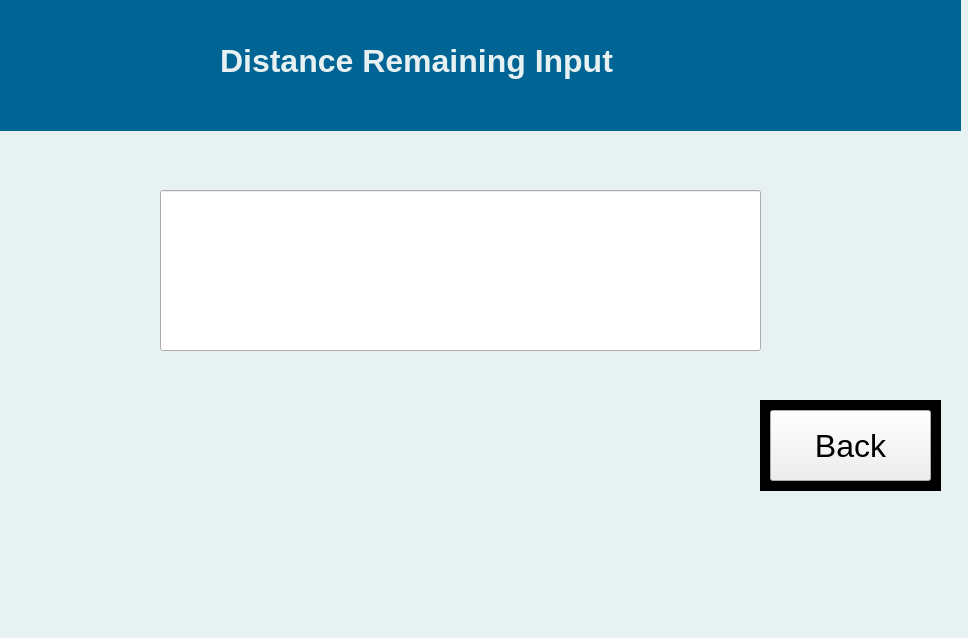
<?xml version="1.0" encoding="UTF-8"?>
<ui version="4.0">
 <class>Form</class>
 <widget class="QWidget" name="Form">
  <property name="geometry">
   <rect>
    <x>0</x>
    <y>0</y>
    <width>968</width>
    <height>638</height>
   </rect>
  </property>
  <property name="windowTitle">
   <string>Form</string>
  </property>
  <widget class="QLabel" name="label">
   <property name="geometry">
    <rect>
     <x>0</x>
     <y>-10</y>
     <width>2141</width>
     <height>1421</height>
    </rect>
   </property>
   <property name="palette">
    <palette>
     <active>
      <colorrole role="WindowText">
       <brush brushstyle="SolidPattern">
        <color alpha="255">
         <red>0</red>
         <green>0</green>
         <blue>0</blue>
        </color>
       </brush>
      </colorrole>
      <colorrole role="Button">
       <brush brushstyle="SolidPattern">
        <color alpha="255">
         <red>232</red>
         <green>241</green>
         <blue>242</blue>
        </color>
       </brush>
      </colorrole>
      <colorrole role="Light">
       <brush brushstyle="SolidPattern">
        <color alpha="255">
         <red>255</red>
         <green>255</green>
         <blue>255</blue>
        </color>
       </brush>
      </colorrole>
      <colorrole role="Midlight">
       <brush brushstyle="SolidPattern">
        <color alpha="255">
         <red>243</red>
         <green>248</green>
         <blue>248</blue>
        </color>
       </brush>
      </colorrole>
      <colorrole role="Dark">
       <brush brushstyle="SolidPattern">
        <color alpha="255">
         <red>116</red>
         <green>120</green>
         <blue>121</blue>
        </color>
       </brush>
      </colorrole>
      <colorrole role="Mid">
       <brush brushstyle="SolidPattern">
        <color alpha="255">
         <red>155</red>
         <green>161</green>
         <blue>161</blue>
        </color>
       </brush>
      </colorrole>
      <colorrole role="Text">
       <brush brushstyle="SolidPattern">
        <color alpha="255">
         <red>0</red>
         <green>0</green>
         <blue>0</blue>
        </color>
       </brush>
      </colorrole>
      <colorrole role="BrightText">
       <brush brushstyle="SolidPattern">
        <color alpha="255">
         <red>255</red>
         <green>255</green>
         <blue>255</blue>
        </color>
       </brush>
      </colorrole>
      <colorrole role="ButtonText">
       <brush brushstyle="SolidPattern">
        <color alpha="255">
         <red>0</red>
         <green>0</green>
         <blue>0</blue>
        </color>
       </brush>
      </colorrole>
      <colorrole role="Base">
       <brush brushstyle="SolidPattern">
        <color alpha="255">
         <red>255</red>
         <green>255</green>
         <blue>255</blue>
        </color>
       </brush>
      </colorrole>
      <colorrole role="Window">
       <brush brushstyle="SolidPattern">
        <color alpha="255">
         <red>232</red>
         <green>241</green>
         <blue>242</blue>
        </color>
       </brush>
      </colorrole>
      <colorrole role="Shadow">
       <brush brushstyle="SolidPattern">
        <color alpha="255">
         <red>0</red>
         <green>0</green>
         <blue>0</blue>
        </color>
       </brush>
      </colorrole>
      <colorrole role="Highlight">
       <brush brushstyle="SolidPattern">
        <color alpha="255">
         <red>255</red>
         <green>0</green>
         <blue>0</blue>
        </color>
       </brush>
      </colorrole>
      <colorrole role="AlternateBase">
       <brush brushstyle="SolidPattern">
        <color alpha="255">
         <red>243</red>
         <green>248</green>
         <blue>248</blue>
        </color>
       </brush>
      </colorrole>
      <colorrole role="ToolTipBase">
       <brush brushstyle="SolidPattern">
        <color alpha="255">
         <red>255</red>
         <green>255</green>
         <blue>220</blue>
        </color>
       </brush>
      </colorrole>
      <colorrole role="ToolTipText">
       <brush brushstyle="SolidPattern">
        <color alpha="255">
         <red>0</red>
         <green>0</green>
         <blue>0</blue>
        </color>
       </brush>
      </colorrole>
     </active>
     <inactive>
      <colorrole role="WindowText">
       <brush brushstyle="SolidPattern">
        <color alpha="255">
         <red>0</red>
         <green>0</green>
         <blue>0</blue>
        </color>
       </brush>
      </colorrole>
      <colorrole role="Button">
       <brush brushstyle="SolidPattern">
        <color alpha="255">
         <red>232</red>
         <green>241</green>
         <blue>242</blue>
        </color>
       </brush>
      </colorrole>
      <colorrole role="Light">
       <brush brushstyle="SolidPattern">
        <color alpha="255">
         <red>255</red>
         <green>255</green>
         <blue>255</blue>
        </color>
       </brush>
      </colorrole>
      <colorrole role="Midlight">
       <brush brushstyle="SolidPattern">
        <color alpha="255">
         <red>243</red>
         <green>248</green>
         <blue>248</blue>
        </color>
       </brush>
      </colorrole>
      <colorrole role="Dark">
       <brush brushstyle="SolidPattern">
        <color alpha="255">
         <red>116</red>
         <green>120</green>
         <blue>121</blue>
        </color>
       </brush>
      </colorrole>
      <colorrole role="Mid">
       <brush brushstyle="SolidPattern">
        <color alpha="255">
         <red>155</red>
         <green>161</green>
         <blue>161</blue>
        </color>
       </brush>
      </colorrole>
      <colorrole role="Text">
       <brush brushstyle="SolidPattern">
        <color alpha="255">
         <red>0</red>
         <green>0</green>
         <blue>0</blue>
        </color>
       </brush>
      </colorrole>
      <colorrole role="BrightText">
       <brush brushstyle="SolidPattern">
        <color alpha="255">
         <red>255</red>
         <green>255</green>
         <blue>255</blue>
        </color>
       </brush>
      </colorrole>
      <colorrole role="ButtonText">
       <brush brushstyle="SolidPattern">
        <color alpha="255">
         <red>0</red>
         <green>0</green>
         <blue>0</blue>
        </color>
       </brush>
      </colorrole>
      <colorrole role="Base">
       <brush brushstyle="SolidPattern">
        <color alpha="255">
         <red>255</red>
         <green>255</green>
         <blue>255</blue>
        </color>
       </brush>
      </colorrole>
      <colorrole role="Window">
       <brush brushstyle="SolidPattern">
        <color alpha="255">
         <red>232</red>
         <green>241</green>
         <blue>242</blue>
        </color>
       </brush>
      </colorrole>
      <colorrole role="Shadow">
       <brush brushstyle="SolidPattern">
        <color alpha="255">
         <red>0</red>
         <green>0</green>
         <blue>0</blue>
        </color>
       </brush>
      </colorrole>
      <colorrole role="Highlight">
       <brush brushstyle="SolidPattern">
        <color alpha="255">
         <red>255</red>
         <green>0</green>
         <blue>0</blue>
        </color>
       </brush>
      </colorrole>
      <colorrole role="AlternateBase">
       <brush brushstyle="SolidPattern">
        <color alpha="255">
         <red>243</red>
         <green>248</green>
         <blue>248</blue>
        </color>
       </brush>
      </colorrole>
      <colorrole role="ToolTipBase">
       <brush brushstyle="SolidPattern">
        <color alpha="255">
         <red>255</red>
         <green>255</green>
         <blue>220</blue>
        </color>
       </brush>
      </colorrole>
      <colorrole role="ToolTipText">
       <brush brushstyle="SolidPattern">
        <color alpha="255">
         <red>0</red>
         <green>0</green>
         <blue>0</blue>
        </color>
       </brush>
      </colorrole>
     </inactive>
     <disabled>
      <colorrole role="WindowText">
       <brush brushstyle="SolidPattern">
        <color alpha="255">
         <red>116</red>
         <green>120</green>
         <blue>121</blue>
        </color>
       </brush>
      </colorrole>
      <colorrole role="Button">
       <brush brushstyle="SolidPattern">
        <color alpha="255">
         <red>232</red>
         <green>241</green>
         <blue>242</blue>
        </color>
       </brush>
      </colorrole>
      <colorrole role="Light">
       <brush brushstyle="SolidPattern">
        <color alpha="255">
         <red>255</red>
         <green>255</green>
         <blue>255</blue>
        </color>
       </brush>
      </colorrole>
      <colorrole role="Midlight">
       <brush brushstyle="SolidPattern">
        <color alpha="255">
         <red>243</red>
         <green>248</green>
         <blue>248</blue>
        </color>
       </brush>
      </colorrole>
      <colorrole role="Dark">
       <brush brushstyle="SolidPattern">
        <color alpha="255">
         <red>116</red>
         <green>120</green>
         <blue>121</blue>
        </color>
       </brush>
      </colorrole>
      <colorrole role="Mid">
       <brush brushstyle="SolidPattern">
        <color alpha="255">
         <red>155</red>
         <green>161</green>
         <blue>161</blue>
        </color>
       </brush>
      </colorrole>
      <colorrole role="Text">
       <brush brushstyle="SolidPattern">
        <color alpha="255">
         <red>116</red>
         <green>120</green>
         <blue>121</blue>
        </color>
       </brush>
      </colorrole>
      <colorrole role="BrightText">
       <brush brushstyle="SolidPattern">
        <color alpha="255">
         <red>255</red>
         <green>255</green>
         <blue>255</blue>
        </color>
       </brush>
      </colorrole>
      <colorrole role="ButtonText">
       <brush brushstyle="SolidPattern">
        <color alpha="255">
         <red>116</red>
         <green>120</green>
         <blue>121</blue>
        </color>
       </brush>
      </colorrole>
      <colorrole role="Base">
       <brush brushstyle="SolidPattern">
        <color alpha="255">
         <red>232</red>
         <green>241</green>
         <blue>242</blue>
        </color>
       </brush>
      </colorrole>
      <colorrole role="Window">
       <brush brushstyle="SolidPattern">
        <color alpha="255">
         <red>232</red>
         <green>241</green>
         <blue>242</blue>
        </color>
       </brush>
      </colorrole>
      <colorrole role="Shadow">
       <brush brushstyle="SolidPattern">
        <color alpha="255">
         <red>0</red>
         <green>0</green>
         <blue>0</blue>
        </color>
       </brush>
      </colorrole>
      <colorrole role="Highlight">
       <brush brushstyle="SolidPattern">
        <color alpha="255">
         <red>0</red>
         <green>120</green>
         <blue>215</blue>
        </color>
       </brush>
      </colorrole>
      <colorrole role="AlternateBase">
       <brush brushstyle="SolidPattern">
        <color alpha="255">
         <red>232</red>
         <green>241</green>
         <blue>242</blue>
        </color>
       </brush>
      </colorrole>
      <colorrole role="ToolTipBase">
       <brush brushstyle="SolidPattern">
        <color alpha="255">
         <red>255</red>
         <green>255</green>
         <blue>220</blue>
        </color>
       </brush>
      </colorrole>
      <colorrole role="ToolTipText">
       <brush brushstyle="SolidPattern">
        <color alpha="255">
         <red>0</red>
         <green>0</green>
         <blue>0</blue>
        </color>
       </brush>
      </colorrole>
     </disabled>
    </palette>
   </property>
   <property name="autoFillBackground">
    <bool>true</bool>
   </property>
   <property name="styleSheet">
    <string notr="true"/>
   </property>
   <property name="text">
    <string/>
   </property>
  </widget>
  <widget class="QLineEdit" name="lineEdit">
   <property name="geometry">
    <rect>
     <x>160</x>
     <y>190</y>
     <width>601</width>
     <height>161</height>
    </rect>
   </property>
   <property name="font">
    <font>
     <pointsize>48</pointsize>
    </font>
   </property>
   <property name="text">
    <string/>
   </property>
  </widget>
  <widget class="QLabel" name="label_22">
   <property name="geometry">
    <rect>
     <x>-10</x>
     <y>0</y>
     <width>971</width>
     <height>131</height>
    </rect>
   </property>
   <property name="palette">
    <palette>
     <active>
      <colorrole role="WindowText">
       <brush brushstyle="SolidPattern">
        <color alpha="255">
         <red>0</red>
         <green>0</green>
         <blue>0</blue>
        </color>
       </brush>
      </colorrole>
      <colorrole role="Button">
       <brush brushstyle="SolidPattern">
        <color alpha="255">
         <red>0</red>
         <green>100</green>
         <blue>148</blue>
        </color>
       </brush>
      </colorrole>
      <colorrole role="Light">
       <brush brushstyle="SolidPattern">
        <color alpha="255">
         <red>0</red>
         <green>150</green>
         <blue>222</blue>
        </color>
       </brush>
      </colorrole>
      <colorrole role="Midlight">
       <brush brushstyle="SolidPattern">
        <color alpha="255">
         <red>0</red>
         <green>125</green>
         <blue>185</blue>
        </color>
       </brush>
      </colorrole>
      <colorrole role="Dark">
       <brush brushstyle="SolidPattern">
        <color alpha="255">
         <red>0</red>
         <green>50</green>
         <blue>74</blue>
        </color>
       </brush>
      </colorrole>
      <colorrole role="Mid">
       <brush brushstyle="SolidPattern">
        <color alpha="255">
         <red>0</red>
         <green>66</green>
         <blue>99</blue>
        </color>
       </brush>
      </colorrole>
      <colorrole role="Text">
       <brush brushstyle="SolidPattern">
        <color alpha="255">
         <red>0</red>
         <green>0</green>
         <blue>0</blue>
        </color>
       </brush>
      </colorrole>
      <colorrole role="BrightText">
       <brush brushstyle="SolidPattern">
        <color alpha="255">
         <red>255</red>
         <green>255</green>
         <blue>255</blue>
        </color>
       </brush>
      </colorrole>
      <colorrole role="ButtonText">
       <brush brushstyle="SolidPattern">
        <color alpha="255">
         <red>0</red>
         <green>0</green>
         <blue>0</blue>
        </color>
       </brush>
      </colorrole>
      <colorrole role="Base">
       <brush brushstyle="SolidPattern">
        <color alpha="255">
         <red>255</red>
         <green>255</green>
         <blue>255</blue>
        </color>
       </brush>
      </colorrole>
      <colorrole role="Window">
       <brush brushstyle="SolidPattern">
        <color alpha="255">
         <red>0</red>
         <green>100</green>
         <blue>148</blue>
        </color>
       </brush>
      </colorrole>
      <colorrole role="Shadow">
       <brush brushstyle="SolidPattern">
        <color alpha="255">
         <red>0</red>
         <green>0</green>
         <blue>0</blue>
        </color>
       </brush>
      </colorrole>
      <colorrole role="AlternateBase">
       <brush brushstyle="SolidPattern">
        <color alpha="255">
         <red>127</red>
         <green>177</green>
         <blue>201</blue>
        </color>
       </brush>
      </colorrole>
      <colorrole role="ToolTipBase">
       <brush brushstyle="SolidPattern">
        <color alpha="255">
         <red>255</red>
         <green>255</green>
         <blue>220</blue>
        </color>
       </brush>
      </colorrole>
      <colorrole role="ToolTipText">
       <brush brushstyle="SolidPattern">
        <color alpha="255">
         <red>0</red>
         <green>0</green>
         <blue>0</blue>
        </color>
       </brush>
      </colorrole>
     </active>
     <inactive>
      <colorrole role="WindowText">
       <brush brushstyle="SolidPattern">
        <color alpha="255">
         <red>0</red>
         <green>0</green>
         <blue>0</blue>
        </color>
       </brush>
      </colorrole>
      <colorrole role="Button">
       <brush brushstyle="SolidPattern">
        <color alpha="255">
         <red>0</red>
         <green>100</green>
         <blue>148</blue>
        </color>
       </brush>
      </colorrole>
      <colorrole role="Light">
       <brush brushstyle="SolidPattern">
        <color alpha="255">
         <red>0</red>
         <green>150</green>
         <blue>222</blue>
        </color>
       </brush>
      </colorrole>
      <colorrole role="Midlight">
       <brush brushstyle="SolidPattern">
        <color alpha="255">
         <red>0</red>
         <green>125</green>
         <blue>185</blue>
        </color>
       </brush>
      </colorrole>
      <colorrole role="Dark">
       <brush brushstyle="SolidPattern">
        <color alpha="255">
         <red>0</red>
         <green>50</green>
         <blue>74</blue>
        </color>
       </brush>
      </colorrole>
      <colorrole role="Mid">
       <brush brushstyle="SolidPattern">
        <color alpha="255">
         <red>0</red>
         <green>66</green>
         <blue>99</blue>
        </color>
       </brush>
      </colorrole>
      <colorrole role="Text">
       <brush brushstyle="SolidPattern">
        <color alpha="255">
         <red>0</red>
         <green>0</green>
         <blue>0</blue>
        </color>
       </brush>
      </colorrole>
      <colorrole role="BrightText">
       <brush brushstyle="SolidPattern">
        <color alpha="255">
         <red>255</red>
         <green>255</green>
         <blue>255</blue>
        </color>
       </brush>
      </colorrole>
      <colorrole role="ButtonText">
       <brush brushstyle="SolidPattern">
        <color alpha="255">
         <red>0</red>
         <green>0</green>
         <blue>0</blue>
        </color>
       </brush>
      </colorrole>
      <colorrole role="Base">
       <brush brushstyle="SolidPattern">
        <color alpha="255">
         <red>255</red>
         <green>255</green>
         <blue>255</blue>
        </color>
       </brush>
      </colorrole>
      <colorrole role="Window">
       <brush brushstyle="SolidPattern">
        <color alpha="255">
         <red>0</red>
         <green>100</green>
         <blue>148</blue>
        </color>
       </brush>
      </colorrole>
      <colorrole role="Shadow">
       <brush brushstyle="SolidPattern">
        <color alpha="255">
         <red>0</red>
         <green>0</green>
         <blue>0</blue>
        </color>
       </brush>
      </colorrole>
      <colorrole role="AlternateBase">
       <brush brushstyle="SolidPattern">
        <color alpha="255">
         <red>127</red>
         <green>177</green>
         <blue>201</blue>
        </color>
       </brush>
      </colorrole>
      <colorrole role="ToolTipBase">
       <brush brushstyle="SolidPattern">
        <color alpha="255">
         <red>255</red>
         <green>255</green>
         <blue>220</blue>
        </color>
       </brush>
      </colorrole>
      <colorrole role="ToolTipText">
       <brush brushstyle="SolidPattern">
        <color alpha="255">
         <red>0</red>
         <green>0</green>
         <blue>0</blue>
        </color>
       </brush>
      </colorrole>
     </inactive>
     <disabled>
      <colorrole role="WindowText">
       <brush brushstyle="SolidPattern">
        <color alpha="255">
         <red>0</red>
         <green>50</green>
         <blue>74</blue>
        </color>
       </brush>
      </colorrole>
      <colorrole role="Button">
       <brush brushstyle="SolidPattern">
        <color alpha="255">
         <red>0</red>
         <green>100</green>
         <blue>148</blue>
        </color>
       </brush>
      </colorrole>
      <colorrole role="Light">
       <brush brushstyle="SolidPattern">
        <color alpha="255">
         <red>0</red>
         <green>150</green>
         <blue>222</blue>
        </color>
       </brush>
      </colorrole>
      <colorrole role="Midlight">
       <brush brushstyle="SolidPattern">
        <color alpha="255">
         <red>0</red>
         <green>125</green>
         <blue>185</blue>
        </color>
       </brush>
      </colorrole>
      <colorrole role="Dark">
       <brush brushstyle="SolidPattern">
        <color alpha="255">
         <red>0</red>
         <green>50</green>
         <blue>74</blue>
        </color>
       </brush>
      </colorrole>
      <colorrole role="Mid">
       <brush brushstyle="SolidPattern">
        <color alpha="255">
         <red>0</red>
         <green>66</green>
         <blue>99</blue>
        </color>
       </brush>
      </colorrole>
      <colorrole role="Text">
       <brush brushstyle="SolidPattern">
        <color alpha="255">
         <red>0</red>
         <green>50</green>
         <blue>74</blue>
        </color>
       </brush>
      </colorrole>
      <colorrole role="BrightText">
       <brush brushstyle="SolidPattern">
        <color alpha="255">
         <red>255</red>
         <green>255</green>
         <blue>255</blue>
        </color>
       </brush>
      </colorrole>
      <colorrole role="ButtonText">
       <brush brushstyle="SolidPattern">
        <color alpha="255">
         <red>0</red>
         <green>50</green>
         <blue>74</blue>
        </color>
       </brush>
      </colorrole>
      <colorrole role="Base">
       <brush brushstyle="SolidPattern">
        <color alpha="255">
         <red>0</red>
         <green>100</green>
         <blue>148</blue>
        </color>
       </brush>
      </colorrole>
      <colorrole role="Window">
       <brush brushstyle="SolidPattern">
        <color alpha="255">
         <red>0</red>
         <green>100</green>
         <blue>148</blue>
        </color>
       </brush>
      </colorrole>
      <colorrole role="Shadow">
       <brush brushstyle="SolidPattern">
        <color alpha="255">
         <red>0</red>
         <green>0</green>
         <blue>0</blue>
        </color>
       </brush>
      </colorrole>
      <colorrole role="AlternateBase">
       <brush brushstyle="SolidPattern">
        <color alpha="255">
         <red>0</red>
         <green>100</green>
         <blue>148</blue>
        </color>
       </brush>
      </colorrole>
      <colorrole role="ToolTipBase">
       <brush brushstyle="SolidPattern">
        <color alpha="255">
         <red>255</red>
         <green>255</green>
         <blue>220</blue>
        </color>
       </brush>
      </colorrole>
      <colorrole role="ToolTipText">
       <brush brushstyle="SolidPattern">
        <color alpha="255">
         <red>0</red>
         <green>0</green>
         <blue>0</blue>
        </color>
       </brush>
      </colorrole>
     </disabled>
    </palette>
   </property>
   <property name="autoFillBackground">
    <bool>true</bool>
   </property>
   <property name="text">
    <string/>
   </property>
  </widget>
  <widget class="QLabel" name="label_2">
   <property name="geometry">
    <rect>
     <x>220</x>
     <y>20</y>
     <width>501</width>
     <height>81</height>
    </rect>
   </property>
   <property name="palette">
    <palette>
     <active>
      <colorrole role="WindowText">
       <brush brushstyle="SolidPattern">
        <color alpha="255">
         <red>232</red>
         <green>241</green>
         <blue>242</blue>
        </color>
       </brush>
      </colorrole>
     </active>
     <inactive>
      <colorrole role="WindowText">
       <brush brushstyle="SolidPattern">
        <color alpha="255">
         <red>232</red>
         <green>241</green>
         <blue>242</blue>
        </color>
       </brush>
      </colorrole>
     </inactive>
     <disabled>
      <colorrole role="WindowText">
       <brush brushstyle="SolidPattern">
        <color alpha="255">
         <red>120</red>
         <green>120</green>
         <blue>120</blue>
        </color>
       </brush>
      </colorrole>
     </disabled>
    </palette>
   </property>
   <property name="font">
    <font>
     <family>Segoe UI</family>
     <pointsize>24</pointsize>
     <weight>75</weight>
     <bold>true</bold>
    </font>
   </property>
   <property name="text">
    <string>Distance Remaining Input</string>
   </property>
  </widget>
  <widget class="QPushButton" name="pushButton">
   <property name="geometry">
    <rect>
     <x>770</x>
     <y>410</y>
     <width>161</width>
     <height>71</height>
    </rect>
   </property>
   <property name="font">
    <font>
     <pointsize>24</pointsize>
    </font>
   </property>
   <property name="text">
    <string>Back</string>
   </property>
  </widget>
  <widget class="QLabel" name="label_3">
   <property name="geometry">
    <rect>
     <x>760</x>
     <y>400</y>
     <width>181</width>
     <height>91</height>
    </rect>
   </property>
   <property name="palette">
    <palette>
     <active>
      <colorrole role="WindowText">
       <brush brushstyle="SolidPattern">
        <color alpha="255">
         <red>255</red>
         <green>255</green>
         <blue>255</blue>
        </color>
       </brush>
      </colorrole>
      <colorrole role="Button">
       <brush brushstyle="SolidPattern">
        <color alpha="255">
         <red>0</red>
         <green>0</green>
         <blue>0</blue>
        </color>
       </brush>
      </colorrole>
      <colorrole role="Light">
       <brush brushstyle="SolidPattern">
        <color alpha="255">
         <red>0</red>
         <green>0</green>
         <blue>0</blue>
        </color>
       </brush>
      </colorrole>
      <colorrole role="Midlight">
       <brush brushstyle="SolidPattern">
        <color alpha="255">
         <red>0</red>
         <green>0</green>
         <blue>0</blue>
        </color>
       </brush>
      </colorrole>
      <colorrole role="Dark">
       <brush brushstyle="SolidPattern">
        <color alpha="255">
         <red>0</red>
         <green>0</green>
         <blue>0</blue>
        </color>
       </brush>
      </colorrole>
      <colorrole role="Mid">
       <brush brushstyle="SolidPattern">
        <color alpha="255">
         <red>0</red>
         <green>0</green>
         <blue>0</blue>
        </color>
       </brush>
      </colorrole>
      <colorrole role="Text">
       <brush brushstyle="SolidPattern">
        <color alpha="255">
         <red>255</red>
         <green>255</green>
         <blue>255</blue>
        </color>
       </brush>
      </colorrole>
      <colorrole role="BrightText">
       <brush brushstyle="SolidPattern">
        <color alpha="255">
         <red>255</red>
         <green>255</green>
         <blue>255</blue>
        </color>
       </brush>
      </colorrole>
      <colorrole role="ButtonText">
       <brush brushstyle="SolidPattern">
        <color alpha="255">
         <red>255</red>
         <green>255</green>
         <blue>255</blue>
        </color>
       </brush>
      </colorrole>
      <colorrole role="Base">
       <brush brushstyle="SolidPattern">
        <color alpha="255">
         <red>0</red>
         <green>0</green>
         <blue>0</blue>
        </color>
       </brush>
      </colorrole>
      <colorrole role="Window">
       <brush brushstyle="SolidPattern">
        <color alpha="255">
         <red>0</red>
         <green>0</green>
         <blue>0</blue>
        </color>
       </brush>
      </colorrole>
      <colorrole role="Shadow">
       <brush brushstyle="SolidPattern">
        <color alpha="255">
         <red>0</red>
         <green>0</green>
         <blue>0</blue>
        </color>
       </brush>
      </colorrole>
      <colorrole role="AlternateBase">
       <brush brushstyle="SolidPattern">
        <color alpha="255">
         <red>0</red>
         <green>0</green>
         <blue>0</blue>
        </color>
       </brush>
      </colorrole>
      <colorrole role="ToolTipBase">
       <brush brushstyle="SolidPattern">
        <color alpha="255">
         <red>255</red>
         <green>255</green>
         <blue>220</blue>
        </color>
       </brush>
      </colorrole>
      <colorrole role="ToolTipText">
       <brush brushstyle="SolidPattern">
        <color alpha="255">
         <red>0</red>
         <green>0</green>
         <blue>0</blue>
        </color>
       </brush>
      </colorrole>
     </active>
     <inactive>
      <colorrole role="WindowText">
       <brush brushstyle="SolidPattern">
        <color alpha="255">
         <red>255</red>
         <green>255</green>
         <blue>255</blue>
        </color>
       </brush>
      </colorrole>
      <colorrole role="Button">
       <brush brushstyle="SolidPattern">
        <color alpha="255">
         <red>0</red>
         <green>0</green>
         <blue>0</blue>
        </color>
       </brush>
      </colorrole>
      <colorrole role="Light">
       <brush brushstyle="SolidPattern">
        <color alpha="255">
         <red>0</red>
         <green>0</green>
         <blue>0</blue>
        </color>
       </brush>
      </colorrole>
      <colorrole role="Midlight">
       <brush brushstyle="SolidPattern">
        <color alpha="255">
         <red>0</red>
         <green>0</green>
         <blue>0</blue>
        </color>
       </brush>
      </colorrole>
      <colorrole role="Dark">
       <brush brushstyle="SolidPattern">
        <color alpha="255">
         <red>0</red>
         <green>0</green>
         <blue>0</blue>
        </color>
       </brush>
      </colorrole>
      <colorrole role="Mid">
       <brush brushstyle="SolidPattern">
        <color alpha="255">
         <red>0</red>
         <green>0</green>
         <blue>0</blue>
        </color>
       </brush>
      </colorrole>
      <colorrole role="Text">
       <brush brushstyle="SolidPattern">
        <color alpha="255">
         <red>255</red>
         <green>255</green>
         <blue>255</blue>
        </color>
       </brush>
      </colorrole>
      <colorrole role="BrightText">
       <brush brushstyle="SolidPattern">
        <color alpha="255">
         <red>255</red>
         <green>255</green>
         <blue>255</blue>
        </color>
       </brush>
      </colorrole>
      <colorrole role="ButtonText">
       <brush brushstyle="SolidPattern">
        <color alpha="255">
         <red>255</red>
         <green>255</green>
         <blue>255</blue>
        </color>
       </brush>
      </colorrole>
      <colorrole role="Base">
       <brush brushstyle="SolidPattern">
        <color alpha="255">
         <red>0</red>
         <green>0</green>
         <blue>0</blue>
        </color>
       </brush>
      </colorrole>
      <colorrole role="Window">
       <brush brushstyle="SolidPattern">
        <color alpha="255">
         <red>0</red>
         <green>0</green>
         <blue>0</blue>
        </color>
       </brush>
      </colorrole>
      <colorrole role="Shadow">
       <brush brushstyle="SolidPattern">
        <color alpha="255">
         <red>0</red>
         <green>0</green>
         <blue>0</blue>
        </color>
       </brush>
      </colorrole>
      <colorrole role="AlternateBase">
       <brush brushstyle="SolidPattern">
        <color alpha="255">
         <red>0</red>
         <green>0</green>
         <blue>0</blue>
        </color>
       </brush>
      </colorrole>
      <colorrole role="ToolTipBase">
       <brush brushstyle="SolidPattern">
        <color alpha="255">
         <red>255</red>
         <green>255</green>
         <blue>220</blue>
        </color>
       </brush>
      </colorrole>
      <colorrole role="ToolTipText">
       <brush brushstyle="SolidPattern">
        <color alpha="255">
         <red>0</red>
         <green>0</green>
         <blue>0</blue>
        </color>
       </brush>
      </colorrole>
     </inactive>
     <disabled>
      <colorrole role="WindowText">
       <brush brushstyle="SolidPattern">
        <color alpha="255">
         <red>0</red>
         <green>0</green>
         <blue>0</blue>
        </color>
       </brush>
      </colorrole>
      <colorrole role="Button">
       <brush brushstyle="SolidPattern">
        <color alpha="255">
         <red>0</red>
         <green>0</green>
         <blue>0</blue>
        </color>
       </brush>
      </colorrole>
      <colorrole role="Light">
       <brush brushstyle="SolidPattern">
        <color alpha="255">
         <red>0</red>
         <green>0</green>
         <blue>0</blue>
        </color>
       </brush>
      </colorrole>
      <colorrole role="Midlight">
       <brush brushstyle="SolidPattern">
        <color alpha="255">
         <red>0</red>
         <green>0</green>
         <blue>0</blue>
        </color>
       </brush>
      </colorrole>
      <colorrole role="Dark">
       <brush brushstyle="SolidPattern">
        <color alpha="255">
         <red>0</red>
         <green>0</green>
         <blue>0</blue>
        </color>
       </brush>
      </colorrole>
      <colorrole role="Mid">
       <brush brushstyle="SolidPattern">
        <color alpha="255">
         <red>0</red>
         <green>0</green>
         <blue>0</blue>
        </color>
       </brush>
      </colorrole>
      <colorrole role="Text">
       <brush brushstyle="SolidPattern">
        <color alpha="255">
         <red>0</red>
         <green>0</green>
         <blue>0</blue>
        </color>
       </brush>
      </colorrole>
      <colorrole role="BrightText">
       <brush brushstyle="SolidPattern">
        <color alpha="255">
         <red>255</red>
         <green>255</green>
         <blue>255</blue>
        </color>
       </brush>
      </colorrole>
      <colorrole role="ButtonText">
       <brush brushstyle="SolidPattern">
        <color alpha="255">
         <red>0</red>
         <green>0</green>
         <blue>0</blue>
        </color>
       </brush>
      </colorrole>
      <colorrole role="Base">
       <brush brushstyle="SolidPattern">
        <color alpha="255">
         <red>0</red>
         <green>0</green>
         <blue>0</blue>
        </color>
       </brush>
      </colorrole>
      <colorrole role="Window">
       <brush brushstyle="SolidPattern">
        <color alpha="255">
         <red>0</red>
         <green>0</green>
         <blue>0</blue>
        </color>
       </brush>
      </colorrole>
      <colorrole role="Shadow">
       <brush brushstyle="SolidPattern">
        <color alpha="255">
         <red>0</red>
         <green>0</green>
         <blue>0</blue>
        </color>
       </brush>
      </colorrole>
      <colorrole role="AlternateBase">
       <brush brushstyle="SolidPattern">
        <color alpha="255">
         <red>0</red>
         <green>0</green>
         <blue>0</blue>
        </color>
       </brush>
      </colorrole>
      <colorrole role="ToolTipBase">
       <brush brushstyle="SolidPattern">
        <color alpha="255">
         <red>255</red>
         <green>255</green>
         <blue>220</blue>
        </color>
       </brush>
      </colorrole>
      <colorrole role="ToolTipText">
       <brush brushstyle="SolidPattern">
        <color alpha="255">
         <red>0</red>
         <green>0</green>
         <blue>0</blue>
        </color>
       </brush>
      </colorrole>
     </disabled>
    </palette>
   </property>
   <property name="autoFillBackground">
    <bool>true</bool>
   </property>
   <property name="text">
    <string/>
   </property>
  </widget>
  <zorder>label</zorder>
  <zorder>label_3</zorder>
  <zorder>lineEdit</zorder>
  <zorder>label_22</zorder>
  <zorder>label_2</zorder>
  <zorder>pushButton</zorder>
 </widget>
 <resources/>
 <connections/>
</ui>
